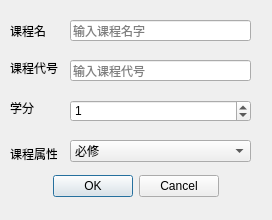
<?xml version="1.0" encoding="UTF-8"?>
<ui version="4.0">
 <class>courseDialog</class>
 <widget class="QDialog" name="courseDialog">
  <property name="geometry">
   <rect>
    <x>0</x>
    <y>0</y>
    <width>272</width>
    <height>220</height>
   </rect>
  </property>
  <property name="windowTitle">
   <string>Dialog</string>
  </property>
  <widget class="QDialogButtonBox" name="buttonBox">
   <property name="geometry">
    <rect>
     <x>0</x>
     <y>170</y>
     <width>271</width>
     <height>32</height>
    </rect>
   </property>
   <property name="orientation">
    <enum>Qt::Horizontal</enum>
   </property>
   <property name="standardButtons">
    <set>QDialogButtonBox::Cancel|QDialogButtonBox::Ok</set>
   </property>
   <property name="centerButtons">
    <bool>true</bool>
   </property>
  </widget>
  <widget class="QLabel" name="cNameLabel">
   <property name="geometry">
    <rect>
     <x>10</x>
     <y>20</y>
     <width>61</width>
     <height>21</height>
    </rect>
   </property>
   <property name="text">
    <string>课程名</string>
   </property>
  </widget>
  <widget class="QLabel" name="IDLabel">
   <property name="geometry">
    <rect>
     <x>10</x>
     <y>60</y>
     <width>61</width>
     <height>16</height>
    </rect>
   </property>
   <property name="text">
    <string>课程代号</string>
   </property>
  </widget>
  <widget class="QLineEdit" name="courseNameBox">
   <property name="geometry">
    <rect>
     <x>70</x>
     <y>20</y>
     <width>181</width>
     <height>21</height>
    </rect>
   </property>
   <property name="placeholderText">
    <string>输入课程名字</string>
   </property>
  </widget>
  <widget class="QLineEdit" name="courseIDBox">
   <property name="geometry">
    <rect>
     <x>70</x>
     <y>60</y>
     <width>181</width>
     <height>21</height>
    </rect>
   </property>
   <property name="placeholderText">
    <string>输入课程代号</string>
   </property>
  </widget>
  <widget class="QLabel" name="creditLabel">
   <property name="geometry">
    <rect>
     <x>10</x>
     <y>100</y>
     <width>47</width>
     <height>16</height>
    </rect>
   </property>
   <property name="text">
    <string>学分</string>
   </property>
  </widget>
  <widget class="QSpinBox" name="creditBox">
   <property name="geometry">
    <rect>
     <x>70</x>
     <y>100</y>
     <width>181</width>
     <height>22</height>
    </rect>
   </property>
   <property name="maximum">
    <number>10</number>
   </property>
   <property name="value">
    <number>1</number>
   </property>
  </widget>
  <widget class="QLabel" name="label">
   <property name="geometry">
    <rect>
     <x>10</x>
     <y>143</y>
     <width>47</width>
     <height>21</height>
    </rect>
   </property>
   <property name="text">
    <string>课程属性</string>
   </property>
  </widget>
  <widget class="QComboBox" name="courseTypeBox">
   <property name="geometry">
    <rect>
     <x>70</x>
     <y>140</y>
     <width>181</width>
     <height>22</height>
    </rect>
   </property>
   <item>
    <property name="text">
     <string>必修</string>
    </property>
   </item>
   <item>
    <property name="text">
     <string>选修</string>
    </property>
   </item>
  </widget>
 </widget>
 <resources/>
 <connections>
  <connection>
   <sender>buttonBox</sender>
   <signal>accepted()</signal>
   <receiver>courseDialog</receiver>
   <slot>accept()</slot>
   <hints>
    <hint type="sourcelabel">
     <x>248</x>
     <y>254</y>
    </hint>
    <hint type="destinationlabel">
     <x>157</x>
     <y>274</y>
    </hint>
   </hints>
  </connection>
  <connection>
   <sender>buttonBox</sender>
   <signal>rejected()</signal>
   <receiver>courseDialog</receiver>
   <slot>reject()</slot>
   <hints>
    <hint type="sourcelabel">
     <x>316</x>
     <y>260</y>
    </hint>
    <hint type="destinationlabel">
     <x>286</x>
     <y>274</y>
    </hint>
   </hints>
  </connection>
 </connections>
</ui>
